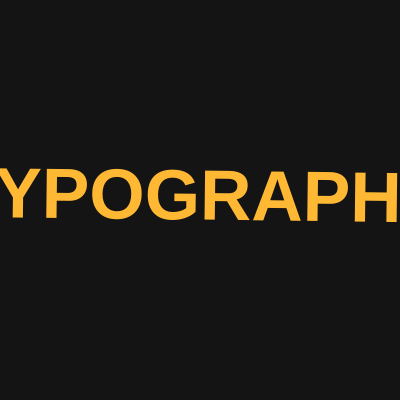
Frame 1 (no input)
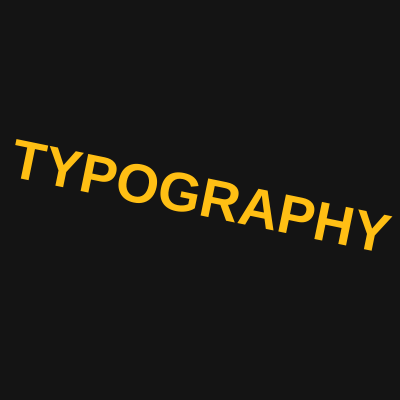
Frame 60 (no input)
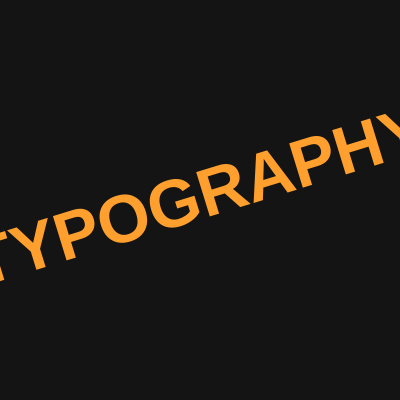
Frame 120 (the mouse pressed at the canvas centre since frame 60)

The p5.js sketch that drew these frames (run headless with seeded random() and noise() and a simulated clock; from frame 60 on, the mouse is pressed at the canvas centre):

// p5.js sketch
// ── sketch.js
let txt = "TYPOGRAPHY";

function setup() {
  createCanvas(400, 400);
  textAlign(CENTER, CENTER);
  textFont("Arial");
  textStyle(BOLD);
}

function draw() {
  background(20);

  let s = 70 + sin(frameCount * 0.08) * 15;
  let angle = sin(frameCount * 0.04) * 0.3;

  push();
  translate(width / 2, height / 2);
  rotate(angle);

  textSize(s);

  // Animated gold-orange color
  let r = 255;
  let g = 180 + sin(frameCount * 0.05) * 75;
  let b = 50 + sin(frameCount * 0.08) * 30;

  fill(r, g, b);
  noStroke();

  text(txt, 0, 0);
  pop();
}
